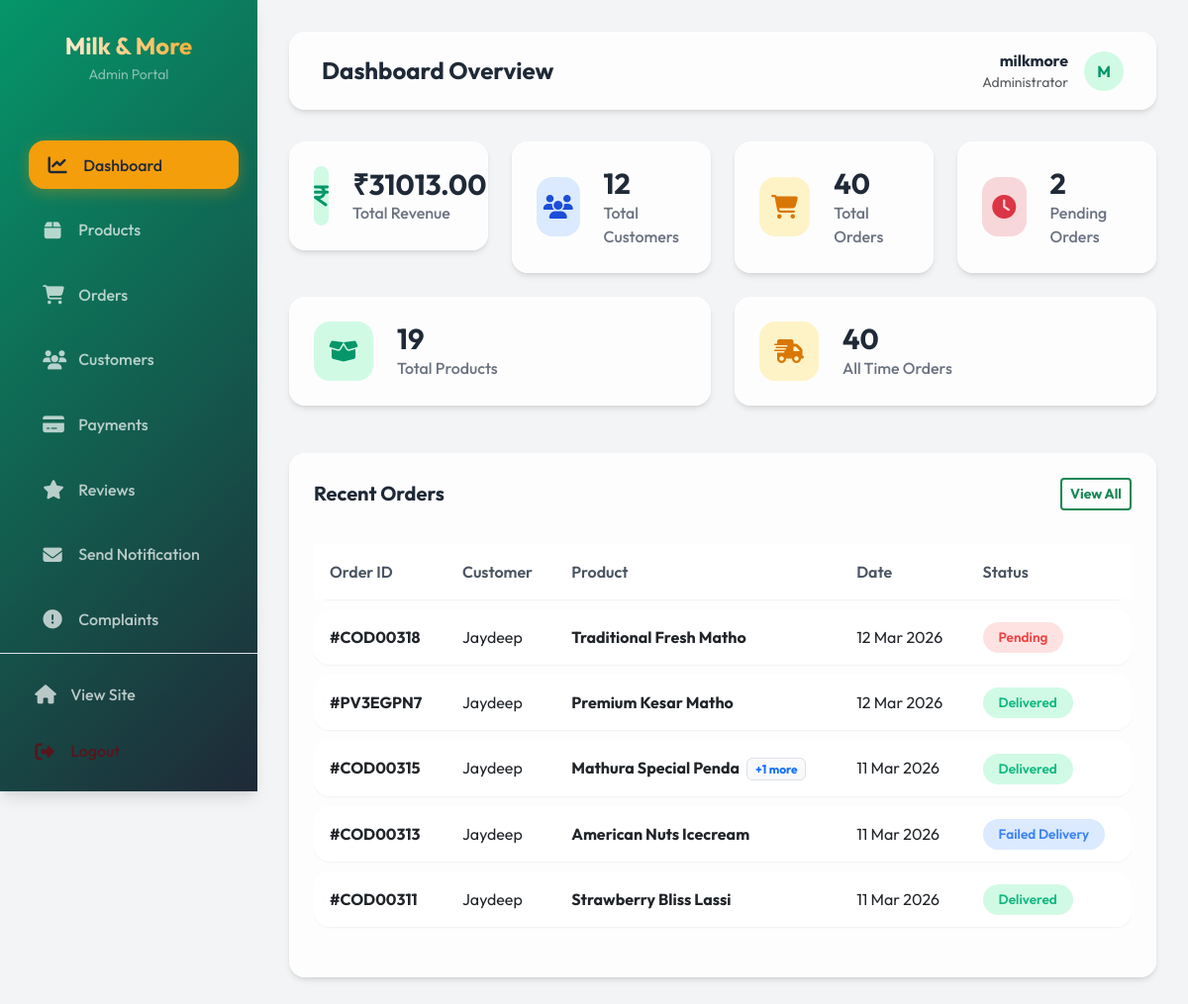
The page /admin-dashboard/ (signed in) on the database its author committed.
### app/models.py (models this page shows, shortened)
class Payment(models.Model):
    user = models.ForeignKey(User,on_delete=models.CASCADE)
    amount = models.FloatField()
    razorpay_order_id = models.CharField(max_length=50,blank=True,null=True)
    razorpay_payment_status = models.CharField(max_length=50,blank=True,null=True)
    razorpay_payment_id = models.CharField(max_length=50,blank=True,null=True)
    paid = models.BooleanField(default=False)

class Customer(models.Model):
    user = models.ForeignKey(User,on_delete=models.CASCADE)
    name = models.CharField(max_length=30)
    locality = models.CharField(max_length=300)
    city = models.CharField(max_length=50)
    mobile =models.IntegerField()
    zipcode = models.IntegerField()
    state = models.CharField(choices=STATE_CHOICES,max_length=50)

class OrderPlaced(models.Model):
    user = models.ForeignKey(User,on_delete=models.CASCADE)
    customer = models.ForeignKey(Customer,on_delete=models.CASCADE)
    product = models.ForeignKey(Product,on_delete=models.CASCADE)
    quantity = models.PositiveIntegerField(default=1)
    size = models.CharField(max_length=50, default="500gm")
    price = models.FloatField(default=0.0)
    ordered_date =models.DateTimeField(auto_now_add=True)
    status = models.CharField(max_length=50,choices=STATUS_CHOICES,default='Pending')
    payment = models.ForeignKey(Payment,on_delete=models.CASCADE,default="")
    cust_id = models.PositiveSmallIntegerField()
    delivery_person = models.ForeignKey(DeliveryPerson, on_delete=models.SET_NULL, null=True, blank=True)
    delivery_notes = models.TextField(null=True, blank=True)
    delivery_otp = models.CharField(max_length=6, null=True, blank=True)
    @property
    def total_cost(self):
        return self.quantity * self.price

class Product(models.Model):
    title = models.CharField( max_length=100)
    selling_price = models.FloatField()
    discounted_price = models.FloatField()
    description = models.TextField()
    composition = models.TextField()
    prodapp = models.TextField(default='')
    category = models.CharField(choices=CATEGORY_CHOICES, max_length=2)
    product_image = models.ImageField(upload_to='product',null=True)
    quantity = models.FloatField(default=10) # Available stock in kg/liters
    expiry_date = models.DateField(null=True, blank=True)

### app/views.py (the view)
# urls.py: path("admin-dashboard/", admin_dashboard, name="admin-dashboard"),
@user_passes_test(is_admin)
def admin_dashboard(request):
    total_products = Product.objects.count()
    all_orders_queryset = OrderPlaced.objects.all().select_related('payment')
    all_grouped = get_grouped_orders(all_orders_queryset)
    total_orders = len(all_grouped)
    total_customers = User.objects.filter(is_superuser=False).count()
    from django.db.models import Sum
    total_revenue = Payment.objects.filter(paid=True).aggregate(Sum('amount'))['amount__sum'] or 0
    pending_orders = len([g for g in all_grouped if g['status'] == 'Pending'])
    latest_orders_qs = OrderPlaced.objects.all().select_related('product', 'payment', 'customer').order_id_display = None # Dummy for locals
    latest_orders = get_grouped_orders(OrderPlaced.objects.all().order_by('-ordered_date'))[:5]
    return render(request, 'admin_panel/dashboard.html', locals())

### Dairy-webapp-main/app/templates/admin_panel/dashboard.html (shortened to what this page needs)
{% extends 'admin_panel/base.html' %}
{% load static %}
{% block page_title %}Dashboard Overview{% endblock %}
{% block content %}
<div class="row g-4 mb-4">
    <div class="col-md-3">
        <div class="glass-card stat-card">
            <div class="stat-icon icon-emerald">
                <i class="fa-solid fa-indian-rupee-sign"></i>
            </div>
            <div class="stat-info">
                <h2>₹{{ total_revenue|floatformat:2 }}</h2>
                <p>Total Revenue</p>
            </div>
        </div>
    </div>
    <div class="col-md-3">
        <div class="glass-card stat-card">
            <div class="stat-icon icon-blue">
                <i class="fa-solid fa-users"></i>
            </div>
            <div class="stat-info">
                <h2>{{ total_customers }}</h2>
                <p>Total Customers</p>
            </div>
        </div>
    </div>
    <div class="col-md-3">
        <div class="glass-card stat-card">
            <div class="stat-icon icon-gold">
                <i class="fa-solid fa-cart-shopping"></i>
            </div>
            <div class="stat-info">
                <h2>{{ total_orders }}</h2>
                <p>Total Orders</p>
            </div>
        </div>
    </div>
    <div class="col-md-3">
        <div class="glass-card stat-card">
            <div class="stat-icon bg-danger-subtle text-danger">
                <i class="fa-solid fa-clock"></i>
            </div>
            <div class="stat-info">
                <h2>{{ pending_orders }}</h2>
                <p>Pending Orders</p>
            </div>
        </div>
    </div>
</div>
<div class="row g-4 mb-5">
    <div class="col-md-6">
        <div class="glass-card stat-card">
            <div class="stat-icon icon-emerald">
                <i class="fa-solid fa-box-open"></i>
            </div>
            <div class="stat-info">
                <h2>{{ total_products }}</h2>
                <p>Total Products</p>
            </div>
        </div>
    </div>
    <div class="col-md-6">
        <div class="glass-card stat-card">
            <div class="stat-icon icon-gold">
                <i class="fa-solid fa-truck-fast"></i>
            </div>
            <div class="stat-info">
                <h2>{{ total_orders }}</h2>
                <p>All Time Orders</p>
            </div>
        </div>
    </div>
</div>
<div class="row">
    <div class="col-lg-12">
        <div class="glass-card">
            <div class="d-flex justify-content-between align-items-center mb-4">
                <h5 class="fw-bold mb-0">Recent Orders</h5>
                <a href="{% url 'admin-orders' %}" class="btn btn-sm btn-outline-success border-2 fw-bold">View All</a>
            </div>
            <div class="table-responsive">
                <table class="table custom-table">
                    <thead>
                        <tr>
                            <th>Order ID</th>
                            <th>Customer</th>
                            <th>Product</th>
                            <th>Date</th>
                            <th>Status</th>
                        </tr>
                    </thead>
                    <tbody>
                        {% for group in latest_orders %}
                        <tr>
                            <td class="fw-bold">#{{ group.id }}</td>
                            <td>{{ group.customer.name }}</td>
                            <td>
                                <span class="fw-bold">{{ group.items.0.product.title }}</span>
                                {% if group.items|length > 1 %}
                                <span class="badge bg-light text-primary border ms-1">+{{ group.items|length|add:"-1" }} more</span>
                                {% endif %}
                            </td>
                            <td>{{ group.ordered_date|date:"d M Y" }}</td>
                            <td>
                                <span class="status-badge
                                    {% if group.status == 'Pending' %}status-pending
                                    {% elif group.status == 'Delivered' %}status-delivered
                                    {% else %}status-shipped{% endif %}">
                                    {{ group.status }}
                                </span>
                            </td>
                        </tr>
                        {% empty %}
                        <tr>
                            <td colspan="5" class="text-center py-4 text-muted">No orders found.</td>
                        </tr>
                        {% endfor %}
                    </tbody>
                </table>
            </div>
        </div>
    </div>
</div>
{% endblock %}

### Dairy-webapp-main/app/templates/admin_panel/base.html (shortened to what this page needs)
{% load static %}
<!DOCTYPE html>
<html lang="en">
<head>
    <link rel="stylesheet" href="https://cdnjs.cloudflare.com/ajax/libs/font-awesome/6.4.0/css/all.min.css">
    <link href="https://cdn.jsdelivr.net/npm/bootstrap@5.3.0/dist/css/bootstrap.min.css" rel="stylesheet">
</head>
<body>
    <div class="sidebar">
        <div class="sidebar-header">
            <h3>Milk & More</h3>
            <p class="text-white-50 small mt-1">Admin Portal</p>
        </div>
        <div class="nav-links-wrapper">
            <ul class="nav-links" style="margin-top: 0;">
                <li class="nav-item">
                    <a href="{% url 'admin-dashboard' %}"
                        class="nav-link {% if request.resolver_match.url_name == 'admin-dashboard' %}active{% endif %}">
                        <i class="fa-solid fa-chart-line"></i> Dashboard
                    </a>
                </li>
                <li class="nav-item">
                    <a href="{% url 'admin-products' %}"
                        class="nav-link {% if 'product' in request.resolver_match.url_name %}active{% endif %}">
                        <i class="fa-solid fa-box"></i> Products
                    </a>
                </li>
                <li class="nav-item">
                    <a href="{% url 'admin-orders' %}"
                        class="nav-link {% if 'order' in request.resolver_match.url_name and 'delivery-person' not in request.resolver_match.url_name %}active{% endif %}">
                        <i class="fa-solid fa-cart-shopping"></i> Orders
                    </a>
                </li>
                <li class="nav-item">
                    <a href="{% url 'admin-customers' %}"
                        class="nav-link {% if 'customer' in request.resolver_match.url_name %}active{% endif %}">
                        <i class="fa-solid fa-users"></i> Customers
                    </a>
                </li>
                <li class="nav-item">
                    <a href="{% url 'admin-payments' %}"
                        class="nav-link {% if 'payment' in request.resolver_match.url_name %}active{% endif %}">
                        <i class="fa-solid fa-credit-card"></i> Payments
                    </a>
                </li>
                <li class="nav-item">
                    <a href="{% url 'admin-reviews' %}"
                        class="nav-link {% if 'review' in request.resolver_match.url_name %}active{% endif %}">
                        <i class="fa-solid fa-star"></i> Reviews
                    </a>
                </li>
                <li class="nav-item">
                    <a href="{% url 'admin-send-notification' %}"
                        class="nav-link {% if request.resolver_match.url_name == 'admin-send-notification' %}active{% endif %}">
                        <i class="fa-solid fa-envelope"></i> Send Notification
                    </a>
                </li>
                <li class="nav-item">
                    <a href="{% url 'admin-complaints' %}"
                        class="nav-link {% if 'complaint' in request.resolver_match.url_name %}active{% endif %}">
                        <i class="fa-solid fa-circle-exclamation"></i> Complaints
                    </a>
                </li>
                <li class="nav-item">
                </li>
            </ul>
        </div>
        <div class="sidebar-footer p-3 border-top border-white-25">
            <ul class="nav-links m-0">
                <li class="nav-item p-0">
                    <a href="{% url 'home' %}" class="nav-link">
                        <i class="fa-solid fa-house"></i> View Site
                    </a>
                </li>
                <li class="nav-item p-0 mt-2">
                    <a href="{% url 'logout' %}" class="nav-link text-danger-emphasis">
                        <i class="fa-solid fa-right-from-bracket"></i> Logout
                    </a>
                </li>
            </ul>
        </div>
    </div>
    <div class="main-content">
        <header class="top-header animate-fade-in">
            <div class="page-info">
                <h4 class="mb-0 fw-bold">{% block page_title %}Dashboard{% endblock %}</h4>
            </div>
            <div class="user-profile">
                <div class="text-end d-none d-md-block">
                    <p class="mb-0 fw-bold">{{ request.user.username }}</p>
                    <p class="mb-0 small text-muted">Administrator</p>
                </div>
                <div class="user-avatar text-uppercase">
                    {{ request.user.username|slice:":1" }}
                </div>
            </div>
        </header>
        <div class="animate-fade-in" style="animation-delay: 0.1s;">
            {% block content %}{% endblock %}
        </div>
    </div>
</body>
</html>

### rows shown on the page
Payment: id "COD00318", customer.name "Jaydeep", items.0.product "Traditional Fresh Matho", ordered_date "12 Mar 2026", status "Pending"
Payment: id "PV3EGPN7", customer.name "Jaydeep", items.0.product "Premium Kesar Matho", ordered_date "12 Mar 2026", status "Delivered"
Payment: id "COD00315", customer.name "Jaydeep", items.0.product "Mathura Special Penda", items|length "1", ordered_date "11 Mar 2026", status "Delivered"
Payment: id "COD00313", customer.name "Jaydeep", items.0.product "American Nuts Icecream", ordered_date "11 Mar 2026", status "Failed Delivery"
Payment: id "COD00311", customer.name "Jaydeep", items.0.product "Strawberry Bliss Lassi", ordered_date "11 Mar 2026", status "Delivered"

### other values the page prints
{{ request.user.username }} "milkmore"
{{ request.user.username|slice:":1" }} "M"
{{ total_revenue|floatformat:2 }} "31013.00"
{{ total_customers }} "12"
{{ total_orders }} "40"
{{ pending_orders }} "2"
{{ total_products }} "19"
